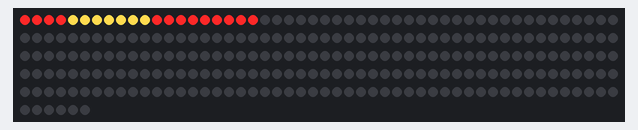
A sketch run on a simulated ESP32. Shown: 256 RGB LEDs in strip order, left to right, continuing on the next row. WiFi joins after 1.5 s; servers stay silent unless stated; what the sketch prints to the serial monitor is not drawn.

Above: at 4.71 s.
At 14.84 s:
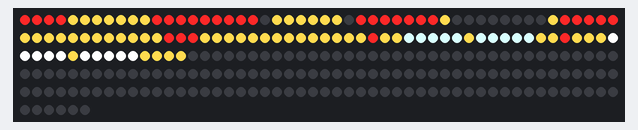
At 24.1 s:
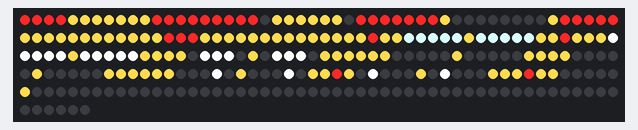
At 30.14 s:
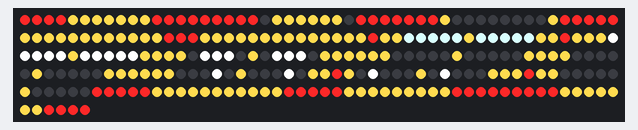
At 37.95 s:
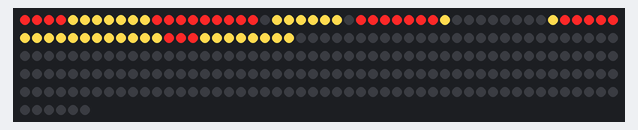

The sketch:

16x16.ino
```cpp
#include <WiFi.h>
#include <WebServer.h>
#include <Adafruit_NeoPixel.h>

 //ステーションモード設定
#define SSID "led_wifi"
#define PASSWORD "00000000"
const char *ssid = SSID;
const char *password = PASSWORD;
WebServer server(80);

// LEDテープ設定
#define PIN        21  // M5Stack Grobe Pin
#define NUMPIXELS  256  // Enough for 29 LEDs
#define DELAYVAL  100  // Time (in milliseconds) to pause between pixels
int led_color[3][3] ={{10,0,0},{0,10,0},{0,0,10}};
Adafruit_NeoPixel pixels(NUMPIXELS, PIN, NEO_GRB + NEO_KHZ800);

bool isledon = true;

byte ledmatrix[256][3] = {{246,39,39},{246,39,39},{246,39,39},{246,39,39},{255,219,79},{255,219,79},{255,219,79},{255,219,79},{255,219,79},{255,219,79},{255,219,79},{246,39,39},{246,39,39},{246,39,39},{246,39,39},{246,39,39},{246,39,39},{246,39,39},{246,39,39},{246,39,39},{0,0,0},{255,219,79},{255,219,79},{255,219,79},{255,219,79},{255,219,79},{255,219,79},{0,0,0},{246,39,39},{246,39,39},{246,39,39},{246,39,39},{246,39,39},{246,39,39},{246,39,39},{255,219,79},{0,0,0},{0,0,0},{0,0,0},{0,0,0},{0,0,0},{0,0,0},{0,0,0},{0,0,0},{255,219,79},{246,39,39},{246,39,39},{246,39,39},{246,39,39},{246,39,39},{255,219,79},{255,219,79},{255,219,79},{255,219,79},{255,219,79},{255,219,79},{255,219,79},{255,219,79},{255,219,79},{255,219,79},{255,219,79},{255,219,79},{246,39,39},{246,39,39},{246,39,39},{255,219,79},{255,219,79},{255,219,79},{255,219,79},{255,219,79},{255,219,79},{255,219,79},{255,219,79},{255,219,79},{255,219,79},{255,219,79},{255,219,79},{255,219,79},{255,219,79},{246,39,39},{255,219,79},{255,219,79},{216,255,255},{216,255,255},{216,255,255},{216,255,255},{216,255,255},{255,219,79},{216,255,255},{216,255,255},{216,255,255},{216,255,255},{216,255,255},{255,219,79},{255,219,79},{246,39,39},{255,219,79},{255,219,79},{255,219,79},{255,255,255},{255,255,255},{255,255,255},{255,255,255},{255,255,255},{255,219,79},{255,255,255},{255,255,255},{255,255,255},{255,255,255},{255,255,255},{255,219,79},{255,219,79},{255,219,79},{255,219,79},{0,0,0},{255,255,255},{255,255,255},{255,255,255},{0,0,0},{255,219,79},{0,0,0},{255,255,255},{255,255,255},{255,255,255},{0,0,0},{255,219,79},{255,219,79},{255,219,79},{255,219,79},{255,219,79},{255,219,79},{0,0,0},{0,0,0},{0,0,0},{0,0,0},{0,0,0},{255,219,79},{0,0,0},{0,0,0},{0,0,0},{0,0,0},{0,0,0},{255,219,79},{255,219,79},{255,219,79},{255,219,79},{0,0,0},{0,0,0},{0,0,0},{0,0,0},{0,0,0},{255,219,79},{0,0,0},{0,0,0},{0,0,0},{0,0,0},{0,0,0},{255,219,79},{255,219,79},{255,219,79},{255,219,79},{255,219,79},{255,219,79},{0,0,0},{0,0,0},{0,0,0},{255,255,255},{0,0,0},{255,219,79},{0,0,0},{0,0,0},{0,0,0},{255,255,255},{0,0,0},{255,219,79},{255,219,79},{246,39,39},{255,219,79},{0,0,0},{255,255,255},{0,0,0},{0,0,0},{0,0,0},{255,219,79},{0,0,0},{255,255,255},{0,0,0},{0,0,0},{0,0,0},{255,219,79},{255,219,79},{255,219,79},{246,39,39},{255,219,79},{255,219,79},{0,0,0},{0,0,0},{0,0,0},{0,0,0},{0,0,0},{255,219,79},{0,0,0},{0,0,0},{0,0,0},{0,0,0},{0,0,0},{246,39,39},{246,39,39},{246,39,39},{246,39,39},{246,39,39},{255,219,79},{255,219,79},{255,219,79},{255,219,79},{255,219,79},{255,219,79},{255,219,79},{255,219,79},{255,219,79},{255,219,79},{255,219,79},{246,39,39},{246,39,39},{246,39,39},{246,39,39},{246,39,39},{255,219,79},{255,219,79},{255,219,79},{255,219,79},{255,219,79},{255,219,79},{255,219,79},{255,219,79},{255,219,79},{246,39,39},{246,39,39},{246,39,39},{246,39,39},{246,39,39},{246,39,39},{246,39,39},{246,39,39},{246,39,39},{255,219,79},{255,219,79},{255,219,79},{255,219,79},{255,219,79},{255,219,79},{255,219,79},{246,39,39},{246,39,39},{246,39,39},{246,39,39}};

void handleRoot() {
  server.send(200, "text/html", "<h1>Hello World</h1>");
}


void handleLEDon() {
  isledon = true;
  Serial.println("LED ON");
  server.send(200, "text/html", "LED ON");
}

void handleLEDoff() {
  isledon = false;
  Serial.println("LED OFF");
  server.send(200, "text/html", "LED OFF");
}

void setup() {
  delay(1000);
  Serial.begin(115200);

  // WiFiステーションモード
  WiFi.mode(WIFI_STA);
  WiFi.begin(ssid, password);

  while(WiFi.status() != WL_CONNECTED) {
    delay(500);
    Serial.print(".");
  }

  Serial.println("");
  Serial.print("Connecred to ");
  Serial.println(ssid);
  Serial.print("IP address");
  Serial.println(WiFi.localIP());

  // LEDテープ設定
  pixels.begin();

  server.on("/", handleRoot);
  server.on("/ledon", handleLEDon);
  server.on("/ledoff", handleLEDoff);
  server.begin();
}

void loop() {
  server.handleClient();
  if(isledon) {
    pixels.clear();
    for(int i=0; i<NUMPIXELS; i++) {
      int rgb = i%3;
      pixels.setPixelColor(i, pixels.Color(ledmatrix[i][0],ledmatrix[i][1],ledmatrix[i][2]));
      pixels.show();
      delay(DELAYVAL);
    }
  } else {
    pixels.clear();
    pixels.show();
    delay(DELAYVAL);
  }
}
```
